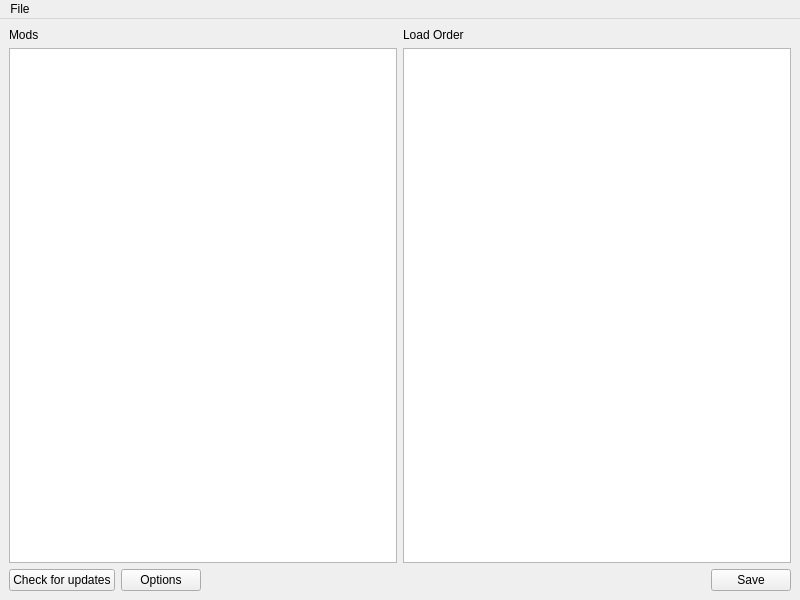
<?xml version="1.0" encoding="UTF-8"?>
<ui version="4.0">
 <class>MainWindow</class>
 <widget class="QMainWindow" name="MainWindow">
  <property name="geometry">
   <rect>
    <x>0</x>
    <y>0</y>
    <width>800</width>
    <height>600</height>
   </rect>
  </property>
  <property name="windowTitle">
   <string>Mod Placer</string>
  </property>
  <widget class="QWidget" name="centralwidget">
   <layout class="QVBoxLayout" name="verticalLayout">
    <item>
     <layout class="QHBoxLayout" name="layoutLists">
      <item>
       <layout class="QVBoxLayout" name="layoutMods">
        <item>
         <widget class="QLabel" name="labelMod">
          <property name="text">
           <string>Mods</string>
          </property>
         </widget>
        </item>
        <item>
         <widget class="QListWidget" name="listWidgetMod">
          <property name="dragDropMode">
           <enum>QAbstractItemView::InternalMove</enum>
          </property>
          <property name="selectionMode">
           <enum>QAbstractItemView::ExtendedSelection</enum>
          </property>
         </widget>
        </item>
       </layout>
      </item>
      <item>
       <layout class="QVBoxLayout" name="layoutLoad">
        <item>
         <widget class="QLabel" name="labelLoad">
          <property name="text">
           <string>Load Order</string>
          </property>
         </widget>
        </item>
        <item>
         <widget class="QListWidget" name="listWidgetLoad">
          <property name="dragDropMode">
           <enum>QAbstractItemView::InternalMove</enum>
          </property>
          <property name="selectionMode">
           <enum>QAbstractItemView::ExtendedSelection</enum>
          </property>
         </widget>
        </item>
       </layout>
      </item>
     </layout>
    </item>
    <item>
     <layout class="QHBoxLayout" name="layoutButtons">
      <item>
       <widget class="QPushButton" name="pushButtonUpdate">
        <property name="text">
         <string>Check for updates</string>
        </property>
       </widget>
      </item>
      <item>
       <widget class="QPushButton" name="pushButtonOptions">
        <property name="text">
         <string>Options</string>
        </property>
       </widget>
      </item>
      <item>
       <spacer name="spacerButtons">
        <property name="orientation">
         <enum>Qt::Horizontal</enum>
        </property>
        <property name="sizeHint" stdset="0">
         <size>
          <width>40</width>
          <height>20</height>
         </size>
        </property>
       </spacer>
      </item>
      <item>
       <widget class="QPushButton" name="pushButtonSave">
        <property name="text">
         <string>Save</string>
        </property>
       </widget>
      </item>
     </layout>
    </item>
   </layout>
  </widget>
  <widget class="QMenuBar" name="menubar">
   <property name="geometry">
    <rect>
     <x>0</x>
     <y>0</y>
     <width>800</width>
     <height>28</height>
    </rect>
   </property>
   <widget class="QMenu" name="menuFile">
    <property name="title">
     <string>File</string>
    </property>
    <addaction name="actionInstallMod"/>
    <addaction name="separator"/>
    <addaction name="actionRefresh"/>
   </widget>
   <addaction name="menuFile"/>
  </widget>
  <action name="actionInstallMod">
   <property name="text">
    <string>Install mod...</string>
   </property>
  </action>
  <action name="actionRefresh">
   <property name="icon">
    <iconset theme="view-refresh"/>
   </property>
   <property name="text">
    <string>Refresh</string>
   </property>
  </action>
 </widget>
 <resources/>
 <connections/>
</ui>
